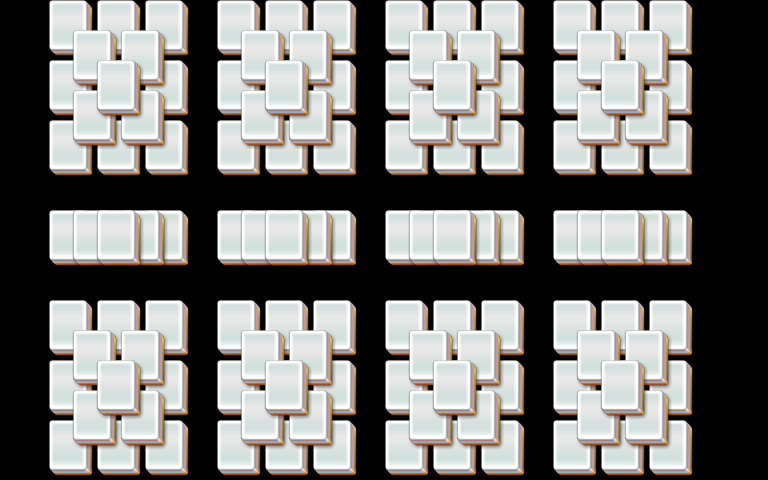

Rendered tile map (Tiled .tmx) drawn with the repository's tilesets; below, a short description and the map source with its tile grids summarised:
An orthogonal 32x16 tile map with 24x30 px tiles, 3 tile layers (layer1, layer2, layer3).

<map version="1.0" orientation="orthogonal" width="32" height="16" tilewidth="24" tileheight="30">
 <tileset firstgid="1" name="mahjong" tilewidth="48" tileheight="60">
  <image source="mahjong.png" />
 </tileset>
 <layer name="layer1" width="32" height="16">
  <data>[512 cells, 84 non-empty, 1 distinct tile ids]</data>
 </layer>
 <layer name="layer2" width="32" height="16">
  <data>[512 cells, 40 non-empty, 1 distinct tile ids]</data>
 </layer>
 <layer name="layer3" width="32" height="16">
  <data>[512 cells, 12 non-empty, 1 distinct tile ids]</data>
 </layer>
</map>
